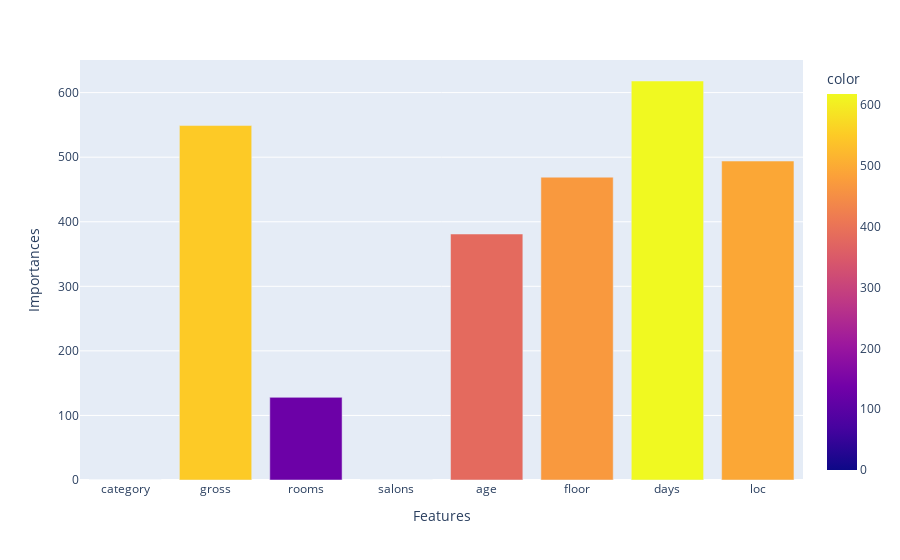

Source (notebook cell):
### Markdown cell above
Feature importances

### Code cell
X = df.drop(columns = ['price', 'date'])
y = df['price']

importances = lgbm.fit(X, y).feature_importances_
features = df.drop(columns = ['price', 'date']).columns
px.bar(x = features, y = importances, labels = {'x': 'Features', 'y': 'Importances'}, color = importances)

### Figure 1 — Plotly figure (JSON) as saved in the notebook; plotly's stock layout.template omitted (floating-point values rounded to 4 significant figures)
{"data": [{"alignmentgroup": "True", "hovertemplate": "Features=%{x}<br>Importances=%{y}<br>color=%{marker.color}<extra></extra>", "legendgroup": "", "marker": {"color": [0, 549, 128, 0, 381, 469, 618, 494], "coloraxis": "coloraxis", "pattern": {"shape": ""}}, "name": "", "offsetgroup": "", "orientation": "v", "showlegend": false, "textposition": "auto", "type": "bar", "x": ["category", "gross", "rooms", "salons", "age", "floor", "days", "loc"], "xaxis": "x", "y": [0, 549, 128, 0, 381, 469, 618, 494], "yaxis": "y"}], "layout": {"barmode": "relative", "coloraxis": {"colorbar": {"title": {"text": "color"}}, "colorscale": [[0, "#0d0887"], [0.1111, "#46039f"], [0.2222, "#7201a8"], [0.3333, "#9c179e"], [0.4444, "#bd3786"], [0.5556, "#d8576b"], [0.6667, "#ed7953"], [0.7778, "#fb9f3a"], [0.8889, "#fdca26"], [1, "#f0f921"]]}, "legend": {"tracegroupgap": 0}, "margin": {"t": 60}, "xaxis": {"anchor": "y", "domain": [0, 1], "title": {"text": "Features"}}, "yaxis": {"anchor": "x", "domain": [0, 1], "title": {"text": "Importances"}}}}
